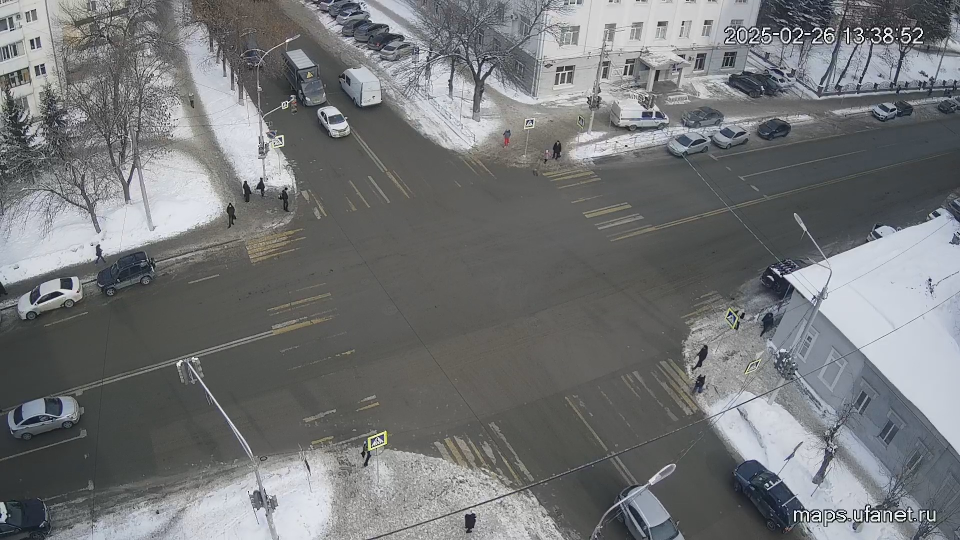
#> input picture example/pushkin_aksakov/image/crossroads.jpg, 1920 x 1080 px (shown at 1/2 size)
$ python detectvanishingpoint.py   (older library calls are emulated)
#> lines starting #> are read from the running program, lines starting #| are printed output that depends on the picture
import numpy as np
import cv2
import matplotlib.pyplot as plt


class VanishingPointDetector:
    def __init__(self):
        pass

    def detect(self, image):
        gray = cv2.cvtColor(image, cv2.COLOR_RGB2GRAY)  # Преобразуем в градации серого
        sobelx = cv2.Sobel(gray, cv2.CV_64F, 1, 0, ksize=7)
        sobely = cv2.Sobel(gray, cv2.CV_64F, 0, 1, ksize=7)
        magnitude = cv2.magnitude(sobelx, sobely)
        phase = cv2.phase(sobelx, sobely, angleInDegrees=True)
        return magnitude, phase


# Загружаем изображение
image = cv2.imread("../../example/pushkin_aksakov/image/crossroads.jpg")
#> image is the input picture: shape (1080, 1920, 3); mean B, G, R 119.3, 117.9, 115.9
image_rgb = cv2.cvtColor(image, cv2.COLOR_BGR2RGB)

scale = 0.5  # или 0.3
image = cv2.resize(image, (0, 0), fx=scale, fy=scale)
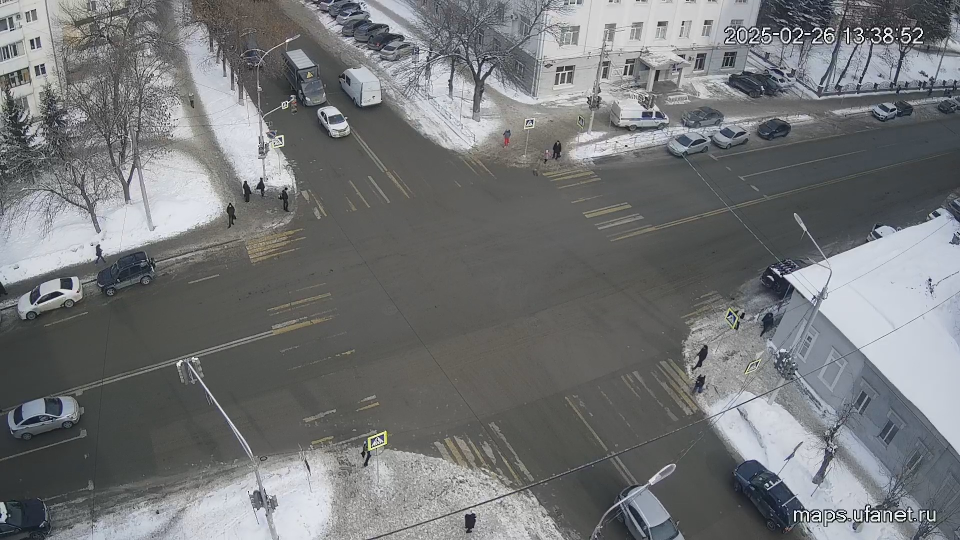
#> image: shape (540, 960, 3); mean B, G, R 119.4, 118, 116

# Детектор
point = VanishingPointDetector()
magnitude, phase = point.detect(image)
#> in detect, `sobelx = cv2.Sobel(gray, cv2.CV_64F, 1, 0, ksize=7)`:
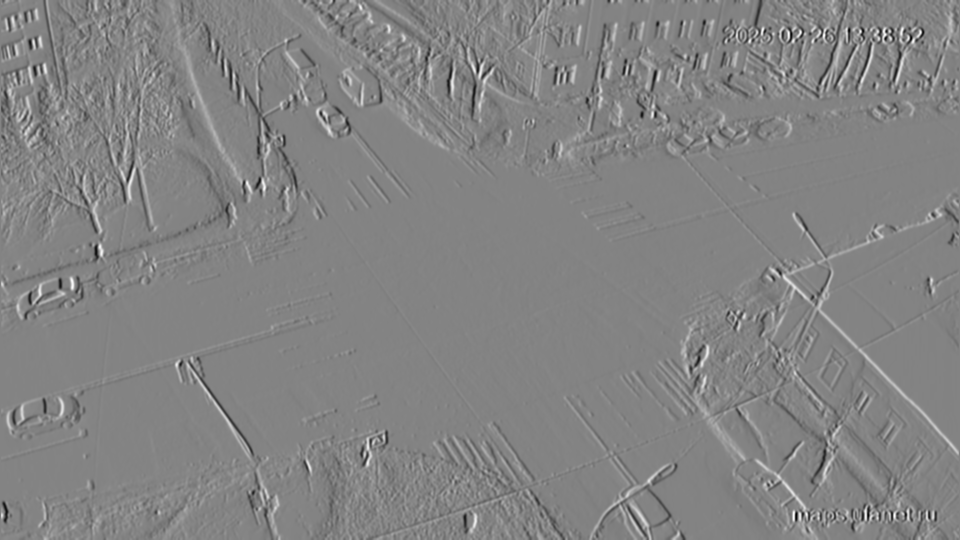
#> sobelx: shape (540, 960) float64; min -103265, max 96992, mean 64.2; drawn with min black and max white
#> in detect, `sobely = cv2.Sobel(gray, cv2.CV_64F, 0, 1, ksize=7)`:
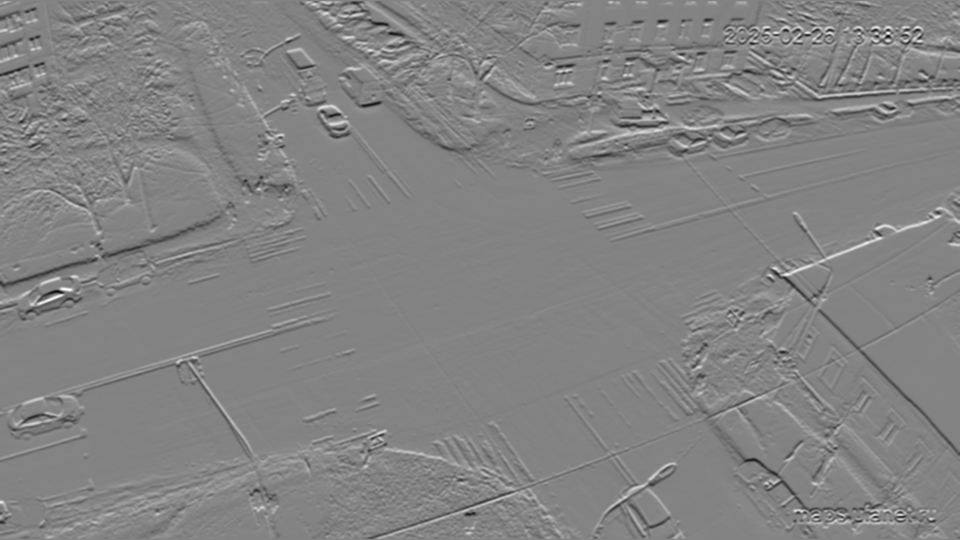
#> sobely: shape (540, 960) float64; min -113424, max 106855, mean 58.6; drawn with min black and max white
#> in detect, `magnitude = cv2.magnitude(sobelx, sobely)`:
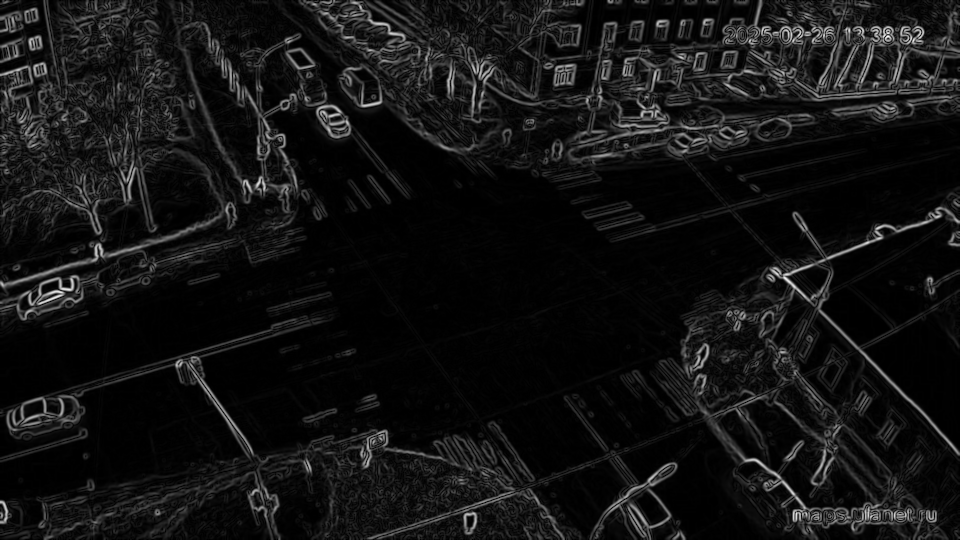
#> magnitude: shape (540, 960) float64; min 0, max 116546.4, mean 8970.7; drawn with min black and max white
#> in detect, `phase = cv2.phase(sobelx, sobely, angleInDegrees=True)`:
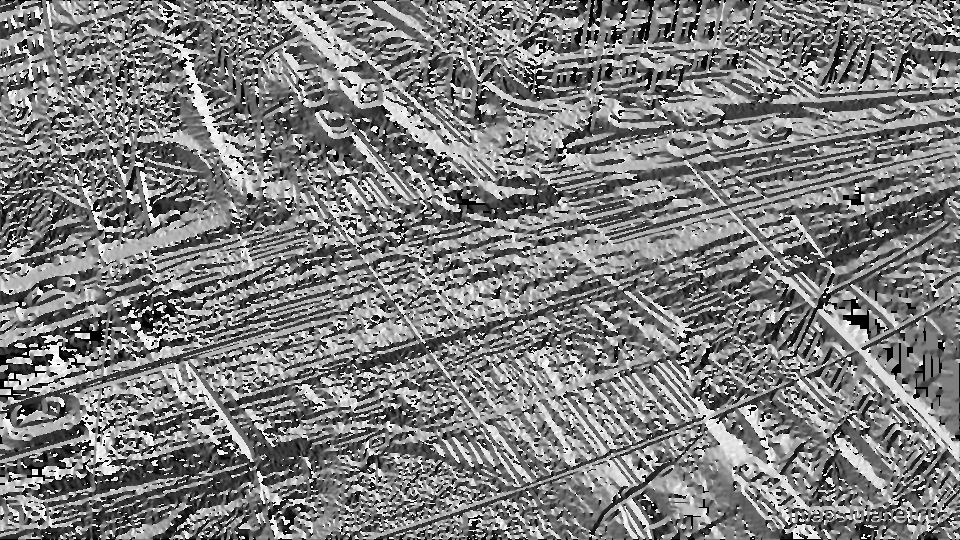
#> phase: shape (540, 960) float64; min 0, max 360, mean 177.9; drawn with min black and max white

# Визуализация
plt.figure(figsize=(12, 5))
plt.subplot(1, 2, 1)
plt.title("Gradient Magnitude")
plt.imshow(magnitude, cmap='gray')
plt.axis("off")

plt.subplot(1, 2, 2)
plt.title("Gradient Phase (degrees)")
plt.imshow(phase, cmap='hsv')
plt.axis("off")

plt.show()


# 1. Создаём маску для сильных градиентов (берём верхние 10%)
threshold = np.percentile(magnitude, 90)
#> threshold = 25099.9
mask = magnitude > threshold
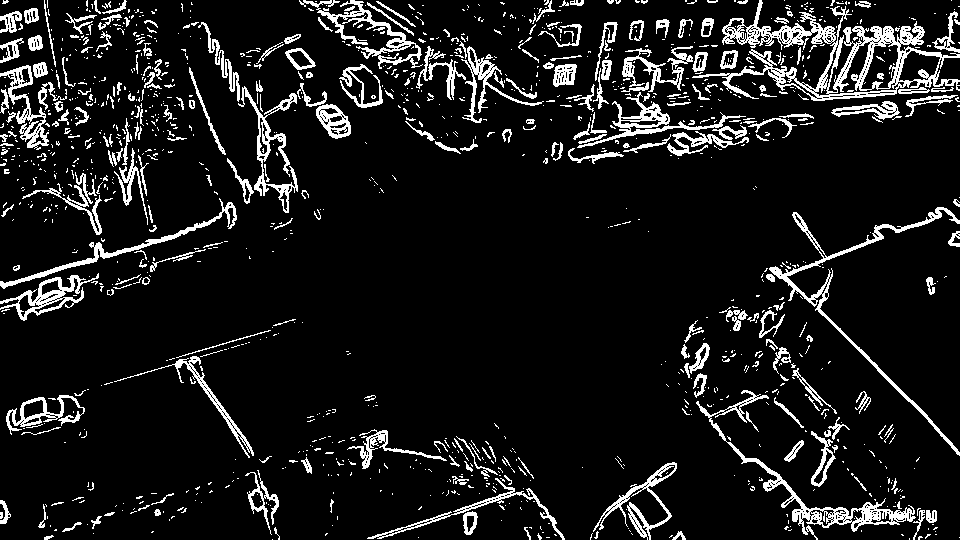
#> mask: shape (540, 960) bool; 10% white in thin lines or dots

# 2. Получаем координаты этих точек и соответствующие фазы (углы)
strong_coords = np.argwhere(mask)  # массив [(y1, x1), (y2, x2), ...]
#> strong_coords = 51840 pairs, first value 0 to 539, second value 0 to 959
strong_phases = phase[mask]        # соответствующие углы

# 3. Визуализируем эти направления на изображении
plt.figure(figsize=(10, 10))
plt.imshow(image_rgb)
for (y, x), angle in zip(strong_coords, strong_phases):
    theta = np.deg2rad(angle)
    dx = np.cos(theta)
    dy = np.sin(theta)
    plt.arrow(x, y, dx * 10, dy * 10, color='yellow', head_width=1.5, head_length=3)
#> this loop made 51840 passes
#> (x, angle, theta, dx, dy) on passes 1 to 3: (3, 180, 3.14, -1, 1.22e-16), (6, 0, 0, 1, 0), (7, 0, 0, 1, 0)

plt.title("Сильные градиенты с направлениями")
plt.axis("off")
plt.show()
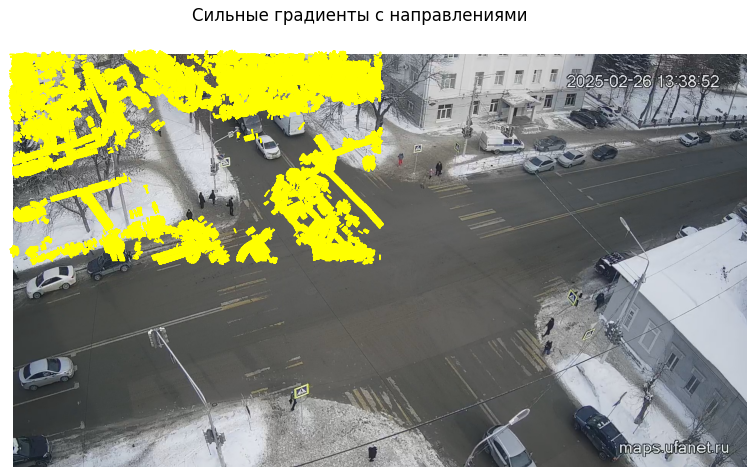
#> figure drawn by matplotlib, 1 panel
